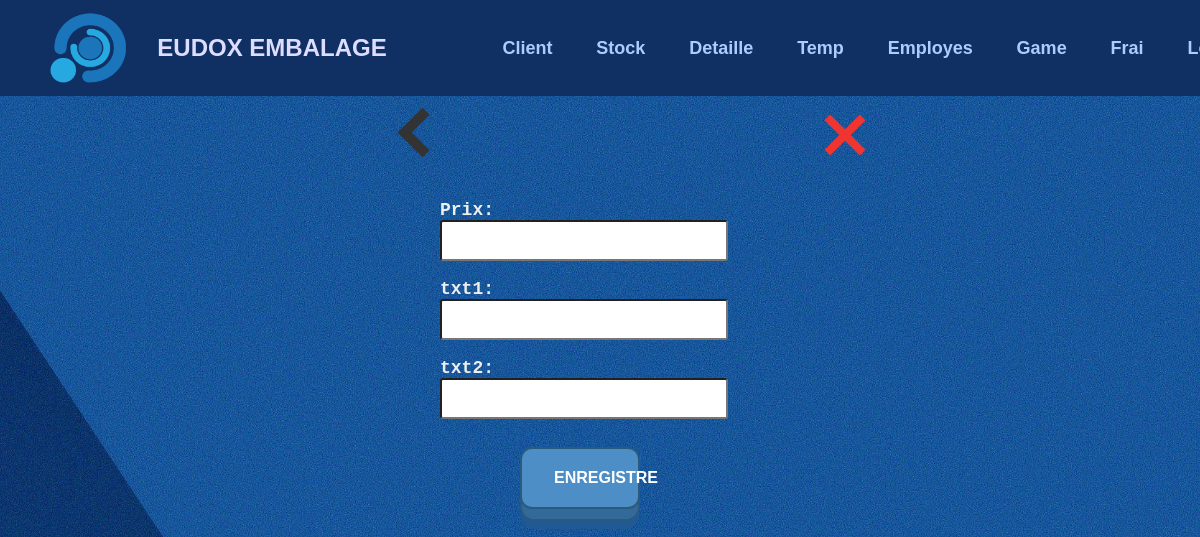
Page /cost/game 67/edit/5 on the earlier database version.
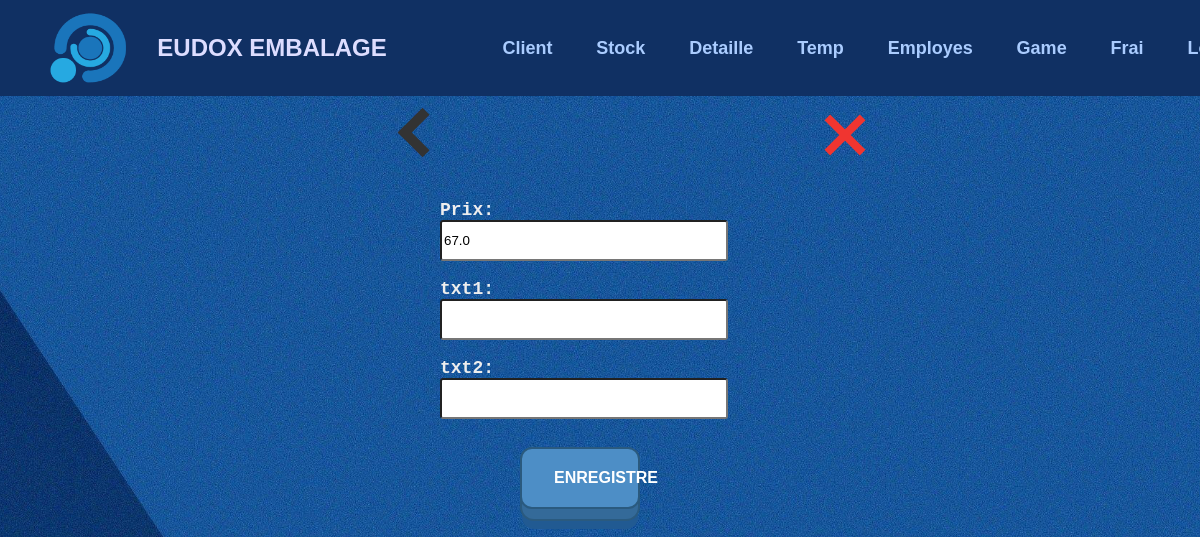
Same page on the later database version.
### tables this page shows
CREATE TABLE cost (
        id INTEGER PRIMARY KEY AUTOINCREMENT,
        date TEXT,
        type TEXT,
        price REAL,
        txt1 TEXT,
        txt2 TEXT
    );

### app.py (the view, shortened to what this page needs)
@app.route('/cost/<name>/edit/<int:id>', methods=['POST', 'GET'])
def update_cost(name, id):
    conn = sqlite3.connect('form_data.db')
    cursor = conn.cursor()
    cursor.execute('SELECT price, txt1, txt2 FROM cost WHERE id = ?', (id, ))
    data = cursor.fetchone()
    conn.close()
    return render_template('f_modify.html', name=name, id=id, data=data)

### templates/f_modify.html (shortened to what this page needs)
{% extends 'main.html' %}
{% block head %}
<link rel="stylesheet" type="text/css" href="{{ url_for('static', filename='css/form.css') }}">
{% endblock %}
{% block top %}
<a href="/cost/{{ name }}" id="back"><div class="thick-arrow-left"></div></a>
<a href="/main" id="aclose"><div class="close"></div></a>
{% endblock %}
{% block bot %}
<form id="stockForm" action="/cost/{{ name }}/edit/{{ id }}" method="post">
    <label class="l-lab" for="price">Prix:</label>
    <br>
    <input type="text" pattern="[0-9]+(\.[0-9]+)?" class="l-inp" name="price" value="{{ data[0] }}" required>
    <br><br>
    <label class="l-lab" for="txt1">txt1:</label>
    <br>
    <input type="text" class="l-inp" name="txt1" value="{{ data[1] }}">
    <br><br>
    <label class="l-lab" for="txt2">txt2:</label>
    <br>
    <input type="text" class="l-inp" name="txt2"  value="{{ data[2] }}">
    <br><br>
    <button type="Submit" id="submitButton" class="button-19 cen">Enregistre</button>
    <br><br><br>
  </form>
{% endblock %}

Differences in the rows shown:
added cost: price "67.0"
